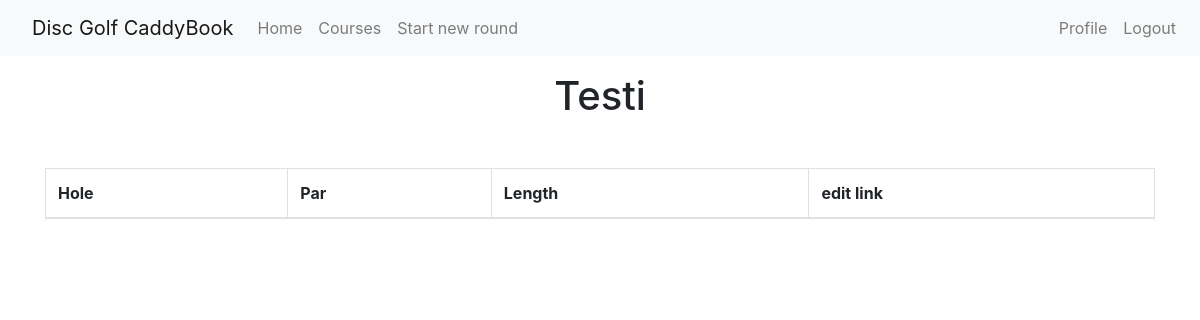
/course/Testi (signed in), run on an earlier commit of the app's database.
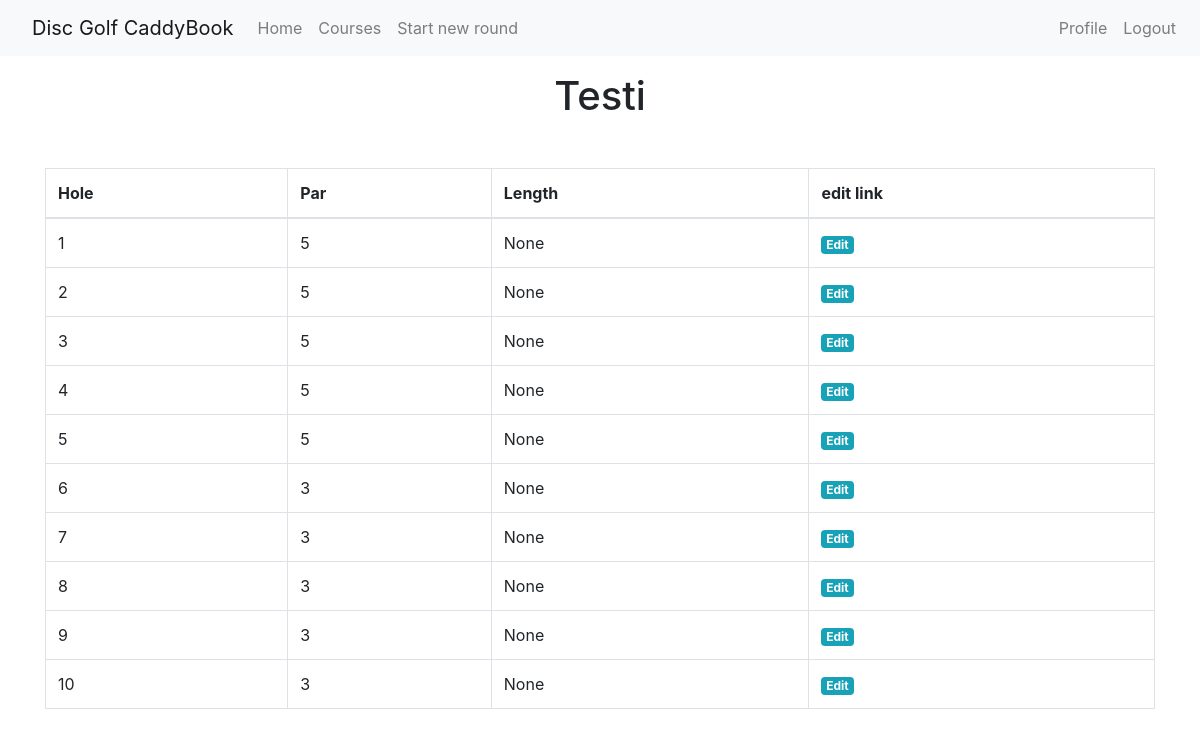
And on a later commit of the database.
### app/models.py (models this page shows, shortened)
class Course(db.Model):
    id = db.Column(db.Integer, primary_key=True)
    coursename = db.Column(db.String(64), index=True, unique=True)
    courseholes = db.Column(db.Integer)
    courselocation = db.Column(db.String(64))
    rounds = db.relationship('Round', backref='course', lazy='dynamic')
    holes = db.relationship('Hole', backref='course', lazy='dynamic')

class Hole(db.Model):
    __tablename__ = 'course_hole'
    __table_args__ = (
        db.UniqueConstraint('holenum', 'holecourse_id'),
    )
    id = db.Column(db.Integer, primary_key=True)
    holenum = db.Column(db.Integer, index=True)
    holepar = db.Column(db.Integer)
    holelength = db.Column(db.Integer)
    holecourse_id = db.Column(db.Integer, db.ForeignKey('course.id'))

### app/routes.py (the view)
@app.route('/course/<coursename>')
@login_required
def course(coursename):
    course = Course.query.filter_by(coursename=coursename).first_or_404()
    holes = Hole.query.filter_by(holecourse_id=course.id)
    return render_template('course.html', course=course, holes=holes)

### app/models.py (called while the page is built)
@login.user_loader
def load_user(id):
    return User.query.get(int(id))

### app/templates/course.html
{% extends "base.html" %}
{% block content %}
<div class="container my-3">
    <h1 class="text-center">{{course.coursename}}</h1>
</div>
<div class="container my-5">
    <table class="table table-bordered">
        <thead>
            <tr>
                <th scope="col">Hole</th>
                <th scope="col">Par</th>
                <th scope="col">Length</th>
                <th scope="col">edit link</th>
            </tr>
        </thead>
        <tbody>
            {% for hole in holes %}
            <tr>
                <td>{{hole.holenum}}</td>
                <td>{{hole.holepar}}</td>
                <td>{{hole.holelength}}</td>
                <td><a class="badge badge-info" href="{{ url_for('edithole', coursename=course.coursename, holenum=hole.holenum) }}">Edit</a></td>
            </tr>
            {% endfor %}
        </tbody>
    </table>
</div>
{% endblock %}

### app/templates/base.html (shortened to what this page needs)
<!DOCTYPE html>
<html lang="en">
<head>
    {% block styles %}
        {{ bootstrap.load_css() }}
    {% endblock %}
</head>
<body>
    <nav class="navbar navbar-expand-lg navbar-light bg-light">
        <div class="collapse navbar-collapse" id="navbarSupportedContent">
            <ul class="navbar-nav mr-auto">
                <li class="nav-item active">
                    <a class="navbar-brand" href="{{ url_for('index') }}">Disc Golf CaddyBook</a>
                </li>
                {% if current_user.is_anonymous %}
                {% else %}
                    <li class="nav-item">
                        <a class="nav-link" href="{{ url_for('index') }}">Home</a>
                    </li>
                    <li class="nav-item">
                        <a class="nav-link" href="{{ url_for('courses') }}">Courses</a>
                    </li>
                    <li class="nav-item">
                        <a class="nav-link" href="{{ url_for('createround') }}">Start new round</a>
                    </li>
                {% endif %}
            </ul>
            <ul class="navbar-nav ml-auto">
                {% if current_user.is_anonymous %}
                {% else %}
                    <li class="nav-item">
                        <a class="nav-link" href="{{ url_for('user', username=current_user.username) }}">Profile</a>
                    </li>
                    <li class="nav-item">
                        <a class="nav-link" href="{{ url_for('logout') }}">Logout</a>
                    </li>
                {% endif %}
            </ul>
        </div>
    </nav>
    <div class="container-fluid h-100">
        {% block content %}{% endblock %}
    </div>
</body>
</html>

### app/templates/base.html (style rules this page uses)
html, body { height: 100%; }

What changed in the data, as far as the page shows it:
added Hole: holenum "1", holepar "5", holelength "None"
added Hole: holenum "2", holepar "5", holelength "None"
added Hole: holenum "3", holepar "5", holelength "None"
added Hole: holenum "4", holepar "5", holelength "None"
added Hole: holenum "5", holepar "5", holelength "None"
added Hole: holenum "6", holepar "3", holelength "None"
added Hole: holenum "7", holepar "3", holelength "None"
added Hole: holenum "8", holepar "3", holelength "None"
added Hole: holenum "9", holepar "3", holelength "None"
added Hole: holenum "10", holepar "3", holelength "None"
